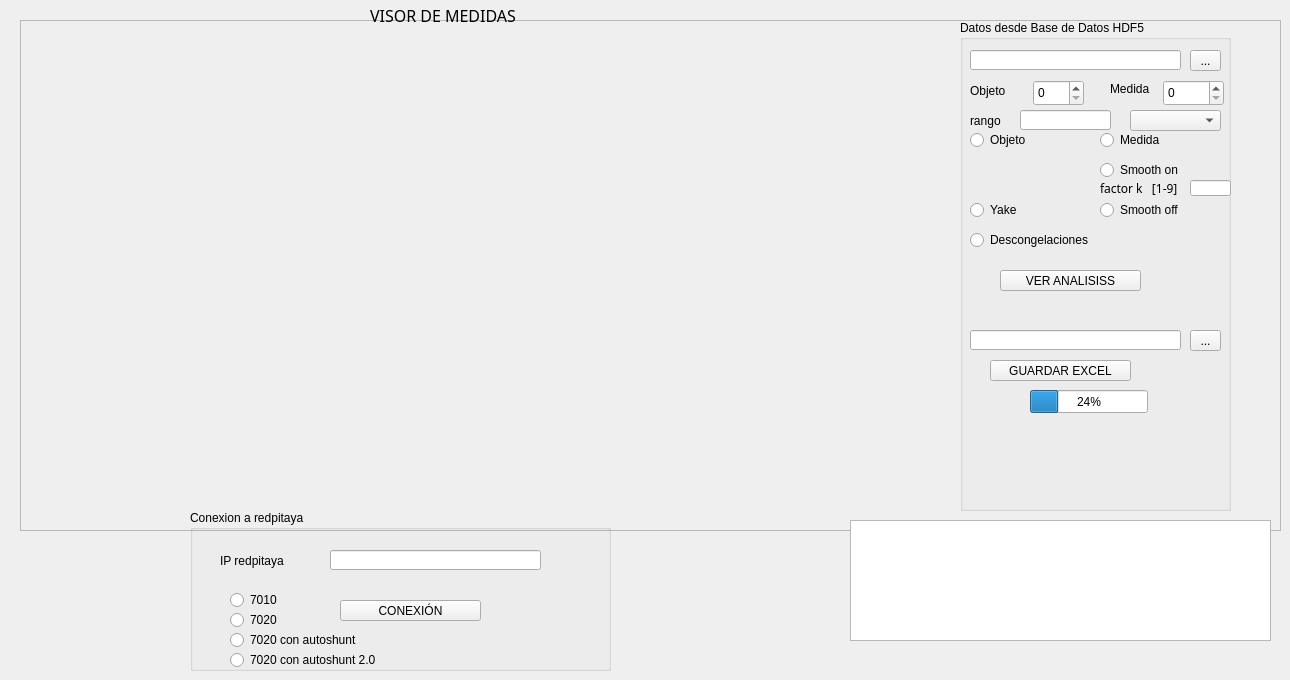
        <widget class="QWidget" name="analisis">
         <attribute name="title">
          <string>ANALISIS</string>
         </attribute>
         <widget class="QFrame" name="frame_14">
          <property name="geometry">
           <rect>
            <x>20</x>
            <y>20</y>
            <width>1261</width>
            <height>511</height>
           </rect>
          </property>
          <property name="frameShape">
           <enum>QFrame::Shape::StyledPanel</enum>
          </property>
          <property name="frameShadow">
           <enum>QFrame::Shadow::Raised</enum>
          </property>
          <widget class="QWidget" name="verticalLayoutWidget_11">
           <property name="geometry">
            <rect>
             <x>0</x>
             <y>10</y>
             <width>921</width>
             <height>481</height>
            </rect>
           </property>
           <layout class="QVBoxLayout" name="mpl_4"/>
          </widget>
          <widget class="QGroupBox" name="groupBox_60">
           <property name="geometry">
            <rect>
             <x>940</x>
             <y>0</y>
             <width>271</width>
             <height>491</height>
            </rect>
           </property>
           <property name="title">
            <string>Datos desde Base de Datos HDF5</string>
           </property>
           <widget class="QLineEdit" name="load_path_17">
            <property name="geometry">
             <rect>
              <x>10</x>
              <y>30</y>
              <width>211</width>
              <height>20</height>
             </rect>
            </property>
            <property name="readOnly">
             <bool>false</bool>
            </property>
           </widget>
           <widget class="QToolButton" name="toolButton_load_17">
            <property name="geometry">
             <rect>
              <x>230</x>
              <y>30</y>
              <width>31</width>
              <height>21</height>
             </rect>
            </property>
            <property name="text">
             <string>...</string>
            </property>
           </widget>
           <widget class="QSpinBox" name="spinBox_pollo_6">
            <property name="geometry">
             <rect>
              <x>73</x>
              <y>60</y>
              <width>51</width>
              <height>26</height>
             </rect>
            </property>
            <property name="maximum">
             <number>9999</number>
            </property>
           </widget>
           <widget class="QLabel" name="label_167">
            <property name="geometry">
             <rect>
              <x>10</x>
              <y>60</y>
              <width>67</width>
              <height>21</height>
             </rect>
            </property>
            <property name="text">
             <string>Objeto</string>
            </property>
           </widget>
           <widget class="QLabel" name="label_168">
            <property name="geometry">
             <rect>
              <x>150</x>
              <y>60</y>
              <width>67</width>
              <height>17</height>
             </rect>
            </property>
            <property name="text">
             <string>Medida</string>
            </property>
           </widget>
           <widget class="QSpinBox" name="spinBox_medida_6">
            <property name="geometry">
             <rect>
              <x>203</x>
              <y>60</y>
              <width>61</width>
              <height>26</height>
             </rect>
            </property>
            <property name="maximum">
             <number>9999</number>
            </property>
           </widget>
           <widget class="QPushButton" name="VER_ANALISIS">
            <property name="geometry">
             <rect>
              <x>40</x>
              <y>250</y>
              <width>141</width>
              <height>21</height>
             </rect>
            </property>
            <property name="text">
             <string>VER ANALISISS</string>
            </property>
           </widget>
           <widget class="QComboBox" name="comboBox_trazaA_4">
            <property name="geometry">
             <rect>
              <x>170</x>
              <y>90</y>
              <width>91</width>
              <height>21</height>
             </rect>
            </property>
            <property name="maxVisibleItems">
             <number>6</number>
            </property>
           </widget>
           <widget class="QRadioButton" name="radioButton_tipoanalisis_3">
            <property name="geometry">
             <rect>
              <x>10</x>
              <y>180</y>
              <width>95</width>
              <height>20</height>
             </rect>
            </property>
            <property name="text">
             <string>Yake</string>
            </property>
           </widget>
           <widget class="QRadioButton" name="SMOOTH_ON_2">
            <property name="geometry">
             <rect>
              <x>140</x>
              <y>140</y>
              <width>111</width>
              <height>20</height>
             </rect>
            </property>
            <property name="text">
             <string>Smooth on</string>
            </property>
           </widget>
           <widget class="QRadioButton" name="SMOOTH_OFF_2">
            <property name="geometry">
             <rect>
              <x>140</x>
              <y>180</y>
              <width>111</width>
              <height>20</height>
             </rect>
            </property>
            <property name="text">
             <string>Smooth off</string>
            </property>
           </widget>
           <widget class="QLabel" name="label_61">
            <property name="geometry">
             <rect>
              <x>140</x>
              <y>160</y>
              <width>121</width>
              <height>16</height>
             </rect>
            </property>
            <property name="font">
             <font>
              <family>Courier 10 Pitch</family>
              <pointsize>9</pointsize>
             </font>
            </property>
            <property name="text">
             <string>factor k   [1-9]</string>
            </property>
           </widget>
           <widget class="QLineEdit" name="k_factor_2">
            <property name="geometry">
             <rect>
              <x>230</x>
              <y>160</y>
              <width>41</width>
              <height>16</height>
             </rect>
            </property>
            <property name="readOnly">
             <bool>false</bool>
            </property>
           </widget>
           <widget class="QPushButton" name="GUARDAR_EXCEL">
            <property name="geometry">
             <rect>
              <x>30</x>
              <y>340</y>
              <width>141</width>
              <height>21</height>
             </rect>
            </property>
            <property name="text">
             <string>GUARDAR EXCEL</string>
            </property>
           </widget>
           <widget class="QLineEdit" name="save_path_19">
            <property name="geometry">
             <rect>
              <x>10</x>
              <y>310</y>
              <width>211</width>
              <height>20</height>
             </rect>
            </property>
            <property name="readOnly">
             <bool>false</bool>
            </property>
           </widget>
           <widget class="QToolButton" name="toolButton_load_18">
            <property name="geometry">
             <rect>
              <x>230</x>
              <y>310</y>
              <width>31</width>
              <height>21</height>
             </rect>
            </property>
            <property name="text">
             <string>...</string>
            </property>
           </widget>
           <widget class="QProgressBar" name="progressBar_2">
            <property name="geometry">
             <rect>
              <x>70</x>
              <y>370</y>
              <width>118</width>
              <height>23</height>
             </rect>
            </property>
            <property name="value">
             <number>24</number>
            </property>
           </widget>
           <widget class="QLineEdit" name="load_path_19">
            <property name="geometry">
             <rect>
              <x>60</x>
              <y>90</y>
              <width>91</width>
              <height>20</height>
             </rect>
            </property>
            <property name="readOnly">
             <bool>false</bool>
            </property>
           </widget>
           <widget class="QLabel" name="label_170">
            <property name="geometry">
             <rect>
              <x>10</x>
              <y>90</y>
              <width>67</width>
              <height>21</height>
             </rect>
            </property>
            <property name="text">
             <string>rango</string>
            </property>
           </widget>
           <widget class="QRadioButton" name="RANGO_MEDIDA">
            <property name="geometry">
             <rect>
              <x>140</x>
              <y>110</y>
              <width>111</width>
              <height>20</height>
             </rect>
            </property>
            <property name="text">
             <string>Medida</string>
            </property>
           </widget>
           <widget class="QRadioButton" name="RANGO_OBJETO">
            <property name="geometry">
             <rect>
              <x>10</x>
              <y>110</y>
              <width>111</width>
              <height>20</height>
             </rect>
            </property>
            <property name="text">
             <string>Objeto</string>
            </property>
           </widget>
           <widget class="QRadioButton" name="radioButton_tipoanalisis_4">
            <property name="geometry">
             <rect>
              <x>10</x>
              <y>210</y>
              <width>141</width>
              <height>20</height>
             </rect>
            </property>
            <property name="text">
             <string>Descongelaciones</string>
            </property>
           </widget>
          </widget>
         </widget>
         <widget class="QTextBrowser" name="textBrowser_4">
          <property name="geometry">
           <rect>
            <x>850</x>
            <y>520</y>
            <width>421</width>
            <height>121</height>
           </rect>
          </property>
         </widget>
         <widget class="QGroupBox" name="groupBox_61">
          <property name="geometry">
           <rect>
            <x>190</x>
            <y>510</y>
            <width>421</width>
            <height>161</height>
           </rect>
          </property>
          <property name="title">
           <string>Conexion a redpitaya</string>
          </property>
          <widget class="QLineEdit" name="load_path_18">
           <property name="geometry">
            <rect>
             <x>140</x>
             <y>40</y>
             <width>211</width>
             <height>20</height>
            </rect>
           </property>
           <property name="readOnly">
            <bool>false</bool>
           </property>
          </widget>
          <widget class="QPushButton" name="CONEXION_1">
           <property name="geometry">
            <rect>
             <x>150</x>
             <y>90</y>
             <width>141</width>
             <height>21</height>
            </rect>
           </property>
           <property name="text">
            <string>CONEXIÓN</string>
           </property>
          </widget>
          <widget class="QRadioButton" name="MODELO_1">
           <property name="geometry">
            <rect>
             <x>40</x>
             <y>80</y>
             <width>95</width>
             <height>20</height>
            </rect>
           </property>
           <property name="text">
            <string>7010</string>
           </property>
          </widget>
          <widget class="QRadioButton" name="MODELO_2">
           <property name="geometry">
            <rect>
             <x>40</x>
             <y>100</y>
             <width>95</width>
             <height>20</height>
            </rect>
           </property>
           <property name="text">
            <string>7020</string>
           </property>
          </widget>
          <widget class="QLabel" name="label_169">
           <property name="geometry">
            <rect>
             <x>30</x>
             <y>40</y>
             <width>67</width>
             <height>21</height>
            </rect>
           </property>
           <property name="text">
            <string>IP redpitaya</string>
           </property>
          </widget>
          <widget class="QRadioButton" name="MODELO_3">
           <property name="geometry">
            <rect>
             <x>40</x>
             <y>120</y>
             <width>181</width>
             <height>20</height>
            </rect>
           </property>
           <property name="text">
            <string>7020 con autoshunt</string>
           </property>
          </widget>
          <widget class="QRadioButton" name="MODELO_4">
           <property name="geometry">
            <rect>
             <x>40</x>
             <y>140</y>
             <width>181</width>
             <height>20</height>
            </rect>
           </property>
           <property name="text">
            <string>7020 con autoshunt 2.0</string>
           </property>
          </widget>
         </widget>
         <widget class="QLabel" name="label_161">
          <property name="geometry">
           <rect>
            <x>370</x>
            <y>0</y>
            <width>191</width>
            <height>31</height>
           </rect>
          </property>
          <property name="font">
           <font>
            <family>Courier 10 Pitch</family>
            <pointsize>12</pointsize>
            <bold>false</bold>
           </font>
          </property>
          <property name="text">
           <string>VISOR DE MEDIDAS</string>
          </property>
         </widget>
        </widget>
